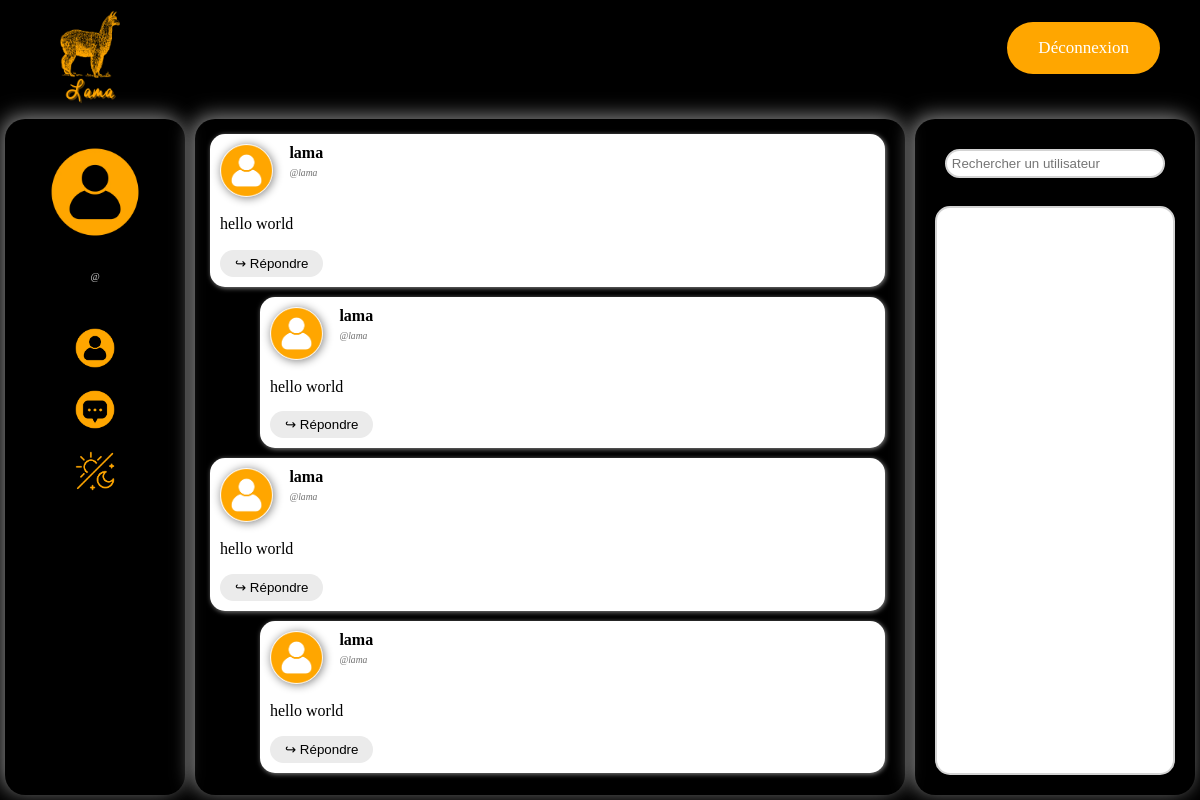
The app's page /feed/site.php, older data.
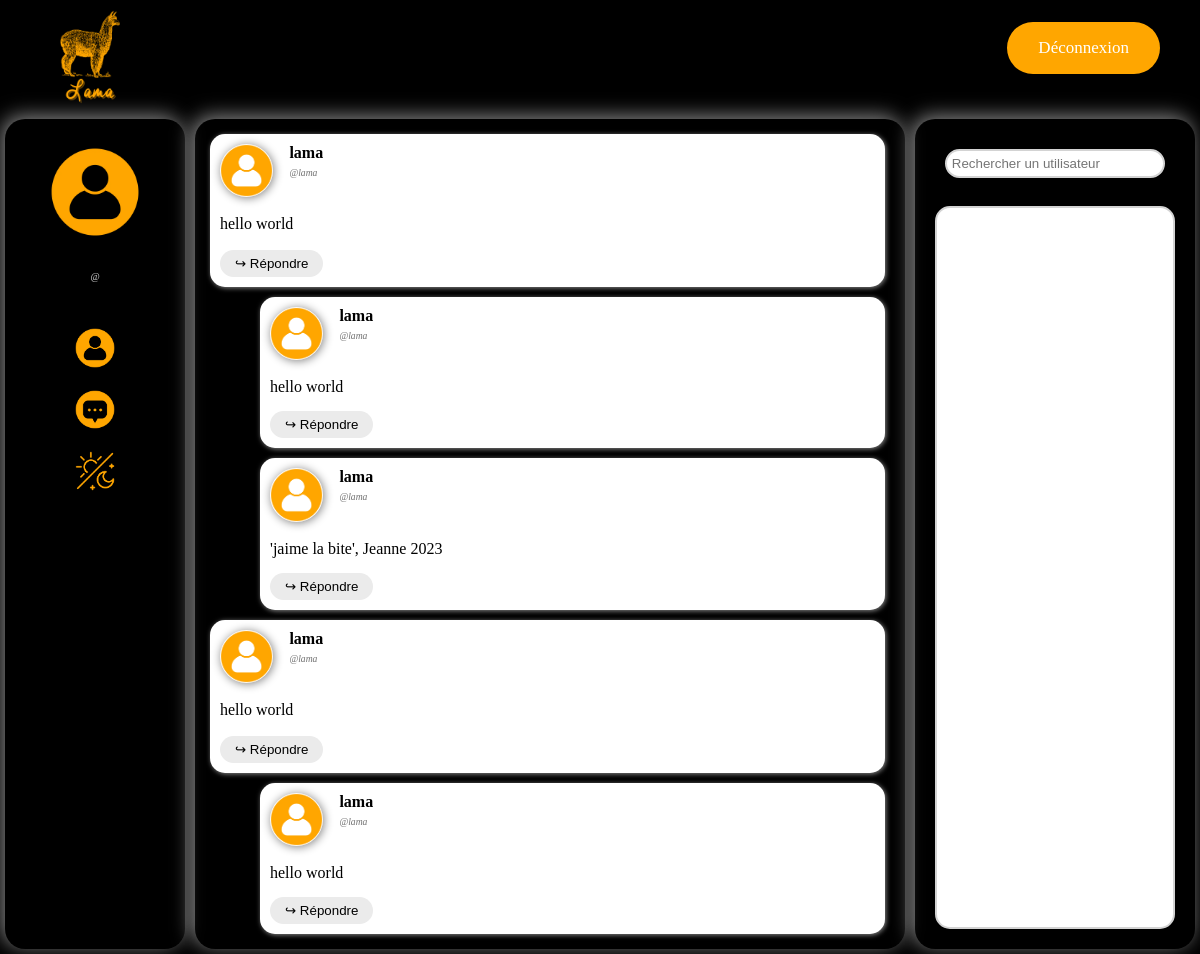
The same page, newer data.
### tables this page shows
CREATE TABLE Post (
  id INT PRIMARY KEY NOT NULL AUTO_INCREMENT,
  user_id varchar(50) NOT NULL,
  `date` DATE NOT NULL,
  message varchar(200),
  parent_id INT,
  FOREIGN KEY (user_id) REFERENCES User(user_id)
);

CREATE TABLE `User` (
  user_id varchar(50) PRIMARY KEY NOT NULL,
  name varchar(100) NOT NULL,
  email varchar(100) NOT NULL,
  password varchar(100) NOT NULL
);

### feed/site.php (the view, shortened to what this page needs)
<?php
function fetch_comment($result)
{
    global $mysqli;
    while ($row = $result->fetch_assoc()) {
        if(file_exists("'../img/user_profile_pictures/".$row["user_id"].".webp")){
            $img=$row["user_id"];
        }
        else{
            $img="default";
        }
        printf("
        <div id='%d' class='post_block'>
            <div class='post_block_user_info'>
                <img src='../img/user_profile_pictures/%s.webp'>
                <b>%s</b>
                <br>
                <i>@%s</i>
            </div>
            <div class='post_block_text'>
                %s
            </div>
            <button class='comment_reply_button' onclick='toggle_reply(event)'>↪ Répondre</button>
            <div class='comment_text' style='display:none'>
                <textarea rows='5' placeholder='✎...'  maxlength='200'></textarea>
                <img src='../img/send_icon.webp' class='comment_send_button' onclick='send(event)'/>
            </div>
        </div>",$row["id"],$img,htmlspecialchars($row["name"]),htmlspecialchars($row["user_id"]),htmlspecialchars($row["message"]));
        $comments = $mysqli->execute_query("SELECT Post.user_id,Post.date,Post.message,Post.id,User.name FROM Post NATURAL JOIN User WHERE parent_id = ?",[$row["id"]]);
        echo("<div class='indent'>");
        fetch_comment($comments);
        echo("</div>");
    }
}
?>
<!DOCTYPE html>
<html lang="fr">
<head>
    <link rel="stylesheet" href="style.css">
    <?php
    if(file_exists("../img/user_profile_pictures/".$_SESSION["user_id"].".webp")){
        $img=$_SESSION["user_id"];
    }
    else{
        $img="default";
    }
    printf("<div style='display:none'>
    <p id='user_id'>%s</p>
    <p id='name'>%s</p>
    <p id='email'>%s</p>
    <p id='img'>%s</p></div>",$_SESSION["user_id"],$_SESSION["name"],$_SESSION["email"],$img);
    ?>
</head>
<body>
    <?php include("../header/header.php"); ?>
    <div id="div_main">
        <div id="div_profile" class="panel">
            <div id="user_info"><br>
                <?php
                    if(file_exists("../img/user_profile_pictures/".$_SESSION["user_id"].".webp")){
                        $img=$_SESSION["user_id"];
                    }else{
                        $img="default";
                    }
                    printf("
                        <img id='user_pic' src='../img/user_profile_pictures/%s.webp' onclick='change_pp(event)'>
                        <p id='user_name'>%s</p>
                        <p id='user_id'>@%s</p><br>", $img, $_SESSION["name"], $_SESSION["user_id"]);
                ?>
            </div>
            <div id="profile_links">
                <a href="#"> <img src="../img/user_profile_pictures/default.webp" \> </a><br>
                <a href="#"> <img src="../img/message_icon.webp" \> </a><br>
                <a href="#" onclick="change_theme();"> <img src="../img/change_theme_icon.webp" \> </a><br>
            </div>
        </div>
        <div id="div_feed" class="panel">
            <div id="postlist">
                <?php
                $mysqli = new mysqli("localhost", "lama", "lama_admin", "lama");
                $result = $mysqli->query("SELECT Post.user_id,Post.date,Post.message,Post.id,User.name FROM Post NATURAL JOIN User WHERE parent_id IS NULL");
                fetch_comment($result);
                ?>
            </div>
        </div>
        <div id="div_friendlist" class="panel">
            <input type="text" id="search_bar" placeholder="Rechercher un utilisateur"></input>
            <br><div id="friendlist">
                <div id="friends">
                </div>
            </div>
        </div>
    </div>
</body>
</html>

### header/header.php (shortened to what this page needs)
<link rel="stylesheet" href="/header/header.css">
<header>
    <img id="lama_logo" src="../img/lama_logo.webp">
    <?php
        if ($_SESSION["user_id"] != null && isset($_SESSION["user_id"])){
            echo "<a href='/login/deconnexion.php' id='connexion_button'>Déconnexion</a>";
        }else{
            echo "<a href='/login/login.php' id='connexion_button'>Déconnexion</a>";
        }
    ?>
</header>

### feed/style.css (style rules this page uses)
:root { --lama_orange:#ffa600; --police_font:#ffffff; --user_id_font:#d3d3d3; --main_divs_shadow:#b9b9b9bb; --bg_color:#000000; }
html, body { height: 100%; }
body { background-color: var(--bg_color); margin: 0px; display: flex; flex-direction: column; }
#div_main { height: 200px; flex: 2; display: flex; }
.panel { border-radius: 20px; box-shadow: var(--main_divs_shadow) -3px -3px 20px; margin:5px; }
#div_profile { width: 15%; text-align: center; }
#user_pic { width: 50%; height: 50%; margin: auto; margin: 10px; border-radius: 10%; }
#user_id { font-style: italic; color: var(--user_id_font); font-size: 10px; }
#profile_links { margin-top: 10%; }
#profile_links>a { color: var(--police_font); text-decoration: none; }
#profile_links>a>img { width: 22%; height: 22%; margin-bottom: 10%; }
#div_feed { flex: 2; padding: 10px; }
#postlist { height: 100%; overflow-y: scroll; padding: 5px; padding-right: 10px; border-radius: 10px; }
.post_block { background-color: white; box-shadow: var(--main_divs_shadow) 1px 1px 5px; border-radius: 15px; margin-bottom: 10px; padding: 10px; text-align: justify; color:black; }
.post_block_user_info>img { width: 10%; height: 10%; border-radius: 100%; box-shadow: grey 1px 1px 10px; margin-right: 3%; float: left; }
.post_block_user_info { display: inline-block; }
.post_block_user_info>i { font-size: 60%; color: rgb(114, 114, 114); max-height: 100%; }
.post_block_text { white-space: pre-line; width: 100%; word-wrap: anywhere; }
.indent { margin-left: 50px; }
.comment_reply_button { margin-top: 2.5%; background-color: rgb(235, 235, 235); border-radius:40px; border:none; cursor:pointer; padding:6px 15px; }
#div_friendlist { width: 20%; display: flex; flex-direction: column; text-align: center; padding: 20px; }
#search_bar { margin: 10px; background-color: #ffffff; border: 2px solid lightgray; border-radius: 15px; padding: 2%; }
#friendlist { flex:2; height: 100px; background-color: #ffffff; border: 2px solid lightgray; border-radius: 15px; padding: 2%; width: auto; text-align: left; }
#friends { overflow-y: scroll; height: 100%; }
* { scrollbar-width: auto; scrollbar-color: var(--lama_orange) transparent; }

### header/header.css (style rules this page uses)
#lama_logo { margin-left: 40px; margin-top: 10px; width: 100px; height: 100px; }
#connexion_button { background-color: var(--lama_orange); border-radius:28px; cursor:pointer; color:white; font-size:17px; padding:16px 31px; text-decoration:none; margin-top: 1.8%; margin-right: 40px; float: right; }

Row changes from the older to the newer data that the page shows:
added post: user.name "lama", user "lama", message "'jaime la bite', Jeanne 2023"
